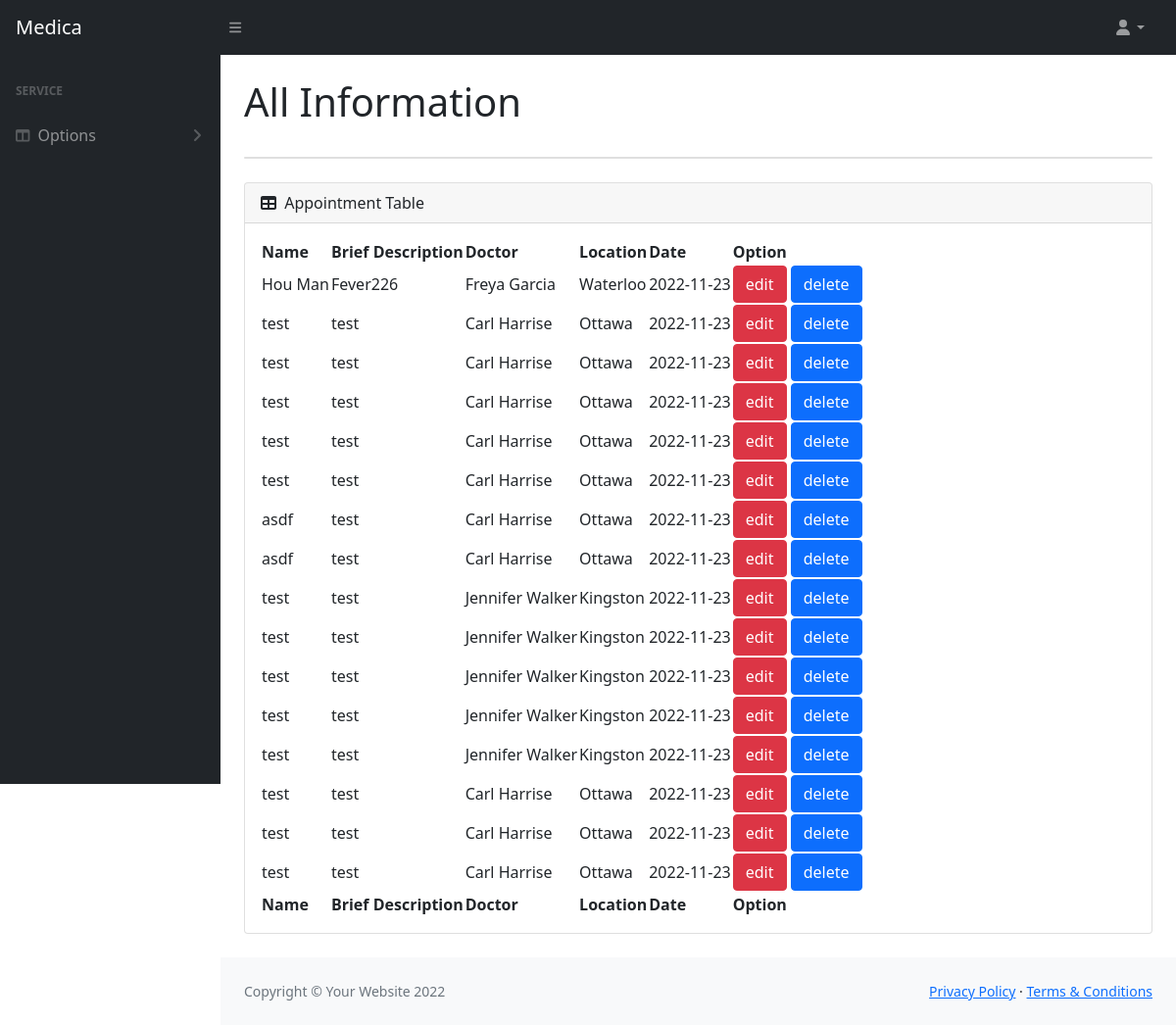
The app's page /appointment_mag/ with its own data.
### user/models.py (models this page shows)
class Appointment(models.Model):
    email = models.EmailField(max_length=32)
    phone_number = models.CharField(max_length=32)
    date = models.DateField()
    doctor = models.CharField(max_length=32, null=True)
    comment = models.CharField(max_length=64)
    location = models.CharField(max_length=20, null=True)
    name = models.CharField(max_length=32, null=True)

### management/views.py (the view)
# urls.py: path('appointment_mag/', views.appointment_mag, name='appointment_mag'),
def appointment_mag(request):
    context ={}
    context["dataset"] = Appointment.objects.all()
    return render(request, 'appointment_mag.html', context)

### management/templates/appointment_mag.html (shortened to what this page needs)
{% extends 'admin-tables-temple.html' %}
{% block content %}
    <div class="card mb-4">
        <div class="card-header">
            <i class="fas fa-table me-1"></i>
            Appointment Table
        </div>
            <div class="card-body">
                <table id="datatablesSimple">
                    <thead>
                    <tr>
                        <th>Name</th>
                        <th>Brief Description</th>
                        <th>Doctor</th>
                        <th>Location</th>
                        <th>Date</th>
                        <th>Option</th>
                    </tr>
                    </thead>
                    <tfoot>
                    <tr>
                        <th>Name</th>
                        <th>Brief Description</th>
                        <th>Doctor</th>
                        <th>Location</th>
                        <th>Date</th>
                        <th>Option</th>
                    </tr>
                    </tfoot>
                    <tbody>
                    {% for obj in dataset %}
                        <tr>
                            <td>{{ obj.name }}</td>
                            <td>{{ obj.comment }}</td>
                            <td>{{ obj.doctor }}</td>
                            <td>{{ obj.location }}</td>
                            <td>{{ obj.date|date:'Y-m-d'}}</td>
                            <td>
                                <a class="btn btn-danger btn-xs" type="submit" href="{% url 'appointment_edit' obj.id %}">edit</a>
                                <a class="btn btn-primary btn-xs" href="{% url 'appointment_delete' obj.id %}">delete</a>
                            </td>
                        </tr>
                    {% endfor %}
                    </tbody>
                </table>
            </div>
    </div>
{% endblock %}

### records on screen
Appointment: name "Hou Man", comment "Fever226", doctor "Freya Garcia", location "Waterloo", date "2022-11-23"
Appointment: name "test", comment "test", doctor "Carl Harrise", location "Ottawa", date "2022-11-23"
Appointment: name "test", comment "test", doctor "Carl Harrise", location "Ottawa", date "2022-11-23"
Appointment: name "test", comment "test", doctor "Carl Harrise", location "Ottawa", date "2022-11-23"
Appointment: name "test", comment "test", doctor "Carl Harrise", location "Ottawa", date "2022-11-23"
Appointment: name "test", comment "test", doctor "Carl Harrise", location "Ottawa", date "2022-11-23"
Appointment: name "asdf", comment "test", doctor "Carl Harrise", location "Ottawa", date "2022-11-23"
Appointment: name "asdf", comment "test", doctor "Carl Harrise", location "Ottawa", date "2022-11-23"
Appointment: name "test", comment "test", doctor "Jennifer Walker", location "Kingston", date "2022-11-23"
Appointment: name "test", comment "test", doctor "Jennifer Walker", location "Kingston", date "2022-11-23"
Appointment: name "test", comment "test", doctor "Jennifer Walker", location "Kingston", date "2022-11-23"
Appointment: name "test", comment "test", doctor "Jennifer Walker", location "Kingston", date "2022-11-23"
Appointment: name "test", comment "test", doctor "Jennifer Walker", location "Kingston", date "2022-11-23"
Appointment: name "test", comment "test", doctor "Carl Harrise", location "Ottawa", date "2022-11-23"
Appointment: name "test", comment "test", doctor "Carl Harrise", location "Ottawa", date "2022-11-23"
Appointment: name "test", comment "test", doctor "Carl Harrise", location "Ottawa", date "2022-11-23"
